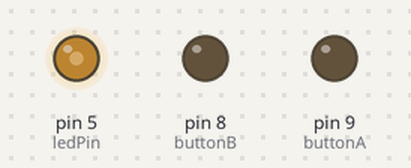
Recording of a sketch running on a simulated Arduino Uno, built with avr-gcc and run on an emulated ATmega328P. On the bench: output pins drawn as LEDs (lit = HIGH).

Above: at 0.1 s.
Timing chart, 0 to 1.6 s (numbered marks = the images above):
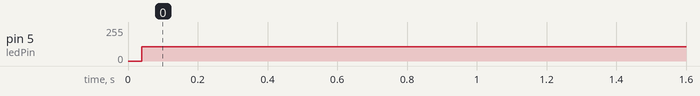

The sketch:

button.ino
```cpp
int ledPin = 5;
int buttonA = 9;
int buttonB = 8;

void setup() {
  pinMode(ledPin, OUTPUT);
  pinMode(buttonA, OUTPUT);
  pinMode(buttonB, OUTPUT);
}

void loop() {
  if(digitalRead(buttonA) == LOW) digitalWrite(ledPin, HIGH);
  if(digitalRead(buttonB) == LOW) digitalWrite(ledPin, LOW);
}
```

Measured:
- by itself, pin 5 (ledPin): 0/255 → 108/255 at 0.04 s
